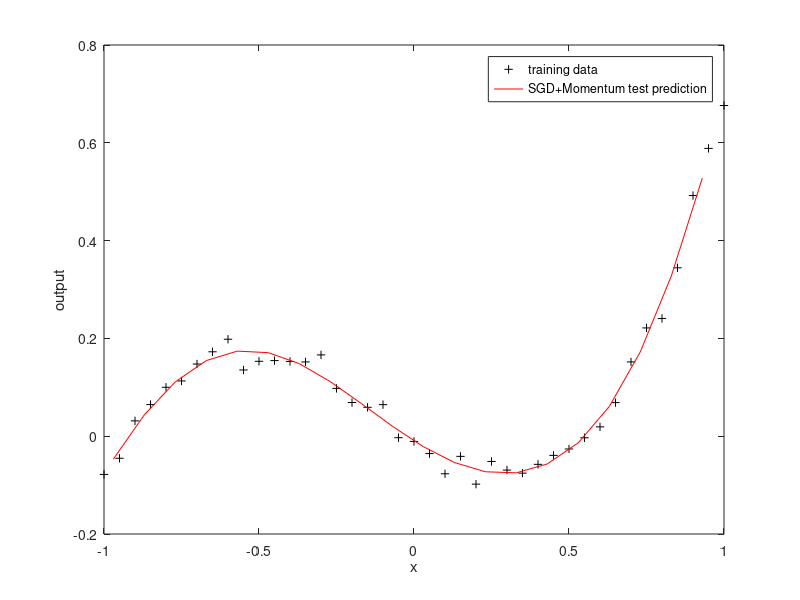

Source code (MATLAB):
%SGD+monmenton
clc
clear
output=[]
%define initial value for v(t)
momentum_1_01=0;
momentum_1_02=0;
momentum_1_03=0;
momentum_1_11=0;
momentum_1_12=0;
momentum_1_13=0;
momentum_2_11=0;
momentum_2_21=0;
momentum_2_31=0;
rho=0.9;%define rho value
%define points and desired output
x=-1:0.05:1;
len=length(x);
x_0=1;
d=0.8*x.^3+0.3*x.^2-0.4*x+normrnd(0,0.02,[1,len]);
figure,plot(x,d,'k+');
%initial setup(weight, LR and epochs)
w_1_01=rand;
w_1_02=rand;
w_1_03=rand;
w_1_11=rand;
w_1_12=rand;
w_1_13=rand;
w_2_11=rand;
w_2_21=rand;
w_2_31=rand;
learning_rate=0.01;
epochs=10000;
for i=1:epochs
for j=1:41
v_1_1=x_0*w_1_01+x(j)*w_1_11;
v_1_2=x_0*w_1_02+x(j)*w_1_12;
v_1_3=x_0*w_1_03+x(j)*w_1_13;
%using tanh in hidden layer
x_1_out1=(exp(v_1_1)-exp(-v_1_1))/(exp(v_1_1)+exp(-v_1_1)); %X_out of first neutron in first layer
x_1_out2=(exp(v_1_2)-exp(-v_1_2))/(exp(v_1_2)+exp(-v_1_2));%X_out of second neutron in first layer
x_1_out3=(exp(v_1_3)-exp(-v_1_3))/(exp(v_1_3)+exp(-v_1_3));%X_out of third neutron in first layer
v_2_1=x_1_out1*w_2_11+x_1_out2*w_2_21+x_1_out3*w_2_31;
%using pure linear in output layer
if v_2_1<0
    x_2_out1=v_2_1; dphidv_2_1=1;
else
    x_2_out1=v_2_1; dphidv_2_1=1;
end


%weight derivation in output layer
delta_2_1=(d(j)-x_2_out1)*dphidv_2_1;%local gradient

dldw_2_11=delta_2_1*x_1_out1;
dldw_2_21=delta_2_1*x_1_out2;
dldw_2_31=delta_2_1*x_1_out3;

momentum_2_11=rho*momentum_2_11+dldw_2_11;
momentum_2_21=rho*momentum_2_21+dldw_2_21;
momentum_2_31=rho*momentum_2_31+dldw_2_31;

w_2_11=w_2_11+learning_rate*momentum_2_11;
w_2_21=w_2_21+learning_rate*momentum_2_21;
w_2_31=w_2_31+learning_rate*momentum_2_31;

%hidden layer derivation
delta_1_1=delta_2_1*w_2_11*(1-(x_1_out1)^2);%local gradient
delta_1_2=delta_2_1*w_2_21*(1-(x_1_out2)^2);%local gradient
delta_1_3=delta_2_1*w_2_31*(1-(x_1_out3)^2);%local gradient

dldw_1_01=delta_1_1*x_0;
dldw_1_02=delta_1_2*x_0;
dldw_1_03=delta_1_3*x_0;
dldw_1_11=delta_1_1*x(j);
dldw_1_12=delta_1_2*x(j);
dldw_1_13=delta_1_3*x(j);

momentum_1_01=rho*momentum_1_01+dldw_1_01;
momentum_1_02=rho*momentum_1_02+dldw_1_02;
momentum_1_03=rho*momentum_1_03+dldw_1_03;
momentum_1_11=rho*momentum_1_11+dldw_1_11;
momentum_1_12=rho*momentum_1_12+dldw_1_12;
momentum_1_13=rho*momentum_1_13+dldw_1_13;


w_1_01=w_1_01+learning_rate*momentum_1_01;
w_1_02=w_1_02+learning_rate*momentum_1_02;
w_1_03=w_1_03+learning_rate*momentum_1_03;
w_1_11=w_1_11+learning_rate*momentum_1_11;
w_1_12=w_1_12+learning_rate*momentum_1_12;
w_1_13=w_1_13+learning_rate*momentum_1_13;

end
end

x=-0.97:0.1:0.93;
for k=1:length(x)
v_1_1=x_0*w_1_01+x(k)*w_1_11;
v_1_2=x_0*w_1_02+x(k)*w_1_12;
v_1_3=x_0*w_1_03+x(k)*w_1_13;
%using tanh in hidden layer
x_1_out1=(exp(v_1_1)-exp(-v_1_1))/(exp(v_1_1)+exp(-v_1_1)); %X_out of first neutron in first layer
x_1_out2=(exp(v_1_2)-exp(-v_1_2))/(exp(v_1_2)+exp(-v_1_2));%X_out of second neutron in first layer
x_1_out3=(exp(v_1_3)-exp(-v_1_3))/(exp(v_1_3)+exp(-v_1_3));%X_out of third neutron in first layer
v_2_1=x_1_out1*w_2_11+x_1_out2*w_2_21+x_1_out3*w_2_31;
%using linear in output layer
if v_2_1<0
    x_2_out1=v_2_1; dphidv_2_1=1;
else
    x_2_out1=v_2_1; dphidv_2_1=1;
end
output=[output x_2_out1];
end
hold on
plot(x,output,'r-')
xlabel('x')
ylabel('output')
legend('training data','SGD+Momentum test prediction')
